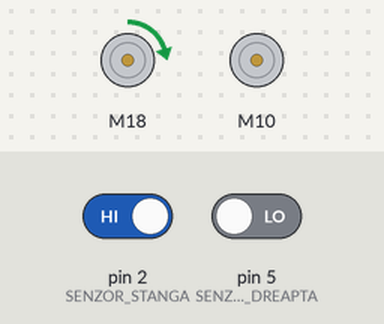
A sketch run on a simulated Arduino Uno, built with avr-gcc and run on an emulated ATmega328P. On the bench: 2 × DC motor (green arrow = forward, orange = backward, longer = faster). Inputs (shaded band) come from the test bench; at power-on: pin 2 (SENZOR_STANGA) HIGH, pin 5 (SENZOR_DREAPTA) LOW. What the sketch prints to the serial monitor is not drawn.

Above: at 2.0 s.
2.1 s: pin 2 (SENZOR_STANGA) driven LOW
At 3.5 s:
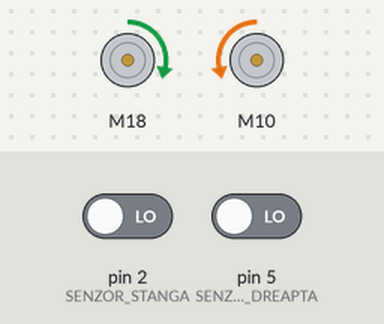
3.8 s: pin 5 (SENZOR_DREAPTA) driven HIGH
At 4.3 s:
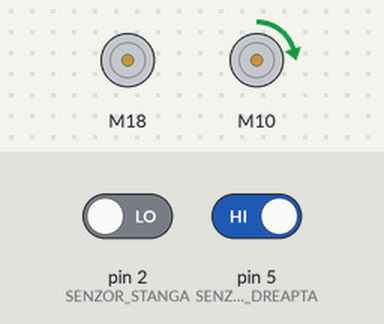
5.3 s: pin 2 (SENZOR_STANGA) driven HIGH
At 6.1 s:
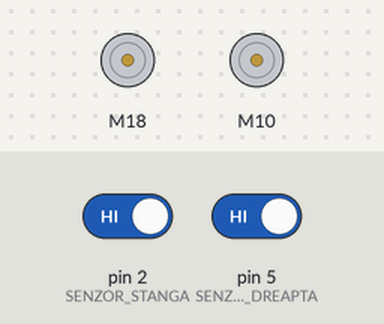
6.8 s: pin 5 (SENZOR_DREAPTA) driven LOW
At 7.8 s:
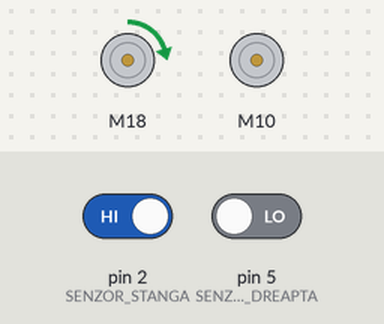
Timing chart, 0 to 9.3 s (numbered marks = the images above; inputs shaded):
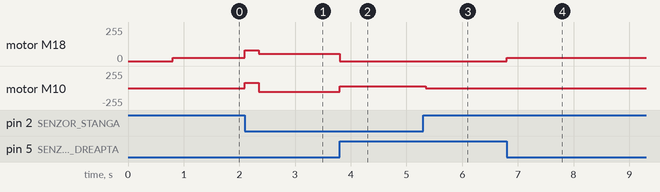

The sketch:

linefollower.ino
```cpp
#include <SparkFun_TB6612.h>

// Motor pins
#define AIN1 18
#define AIN2 19
#define PWMA 20

#define BIN1 10
#define BIN2 9
#define PWMB 8

#define STBY 30

constexpr int OFFSET_A = 1;
constexpr int OFFSET_B = 1;

Motor motorStg(AIN1, AIN2, PWMA, OFFSET_A, STBY);  // left motor
Motor motorDrp(BIN1, BIN2, PWMB, OFFSET_B, STBY);  // right motor

// Sensors
constexpr uint8_t SENZOR_STANGA = 2;
constexpr uint8_t SENZOR_DREAPTA = 5;

// Speeds (0–255)
constexpr int8_t V_CRUISE = 80;
constexpr int8_t V_SEARCH = 55;
constexpr int8_t V_TURN = 0;
constexpr int8_t V_CORRECT = 25;

unsigned long lastCorrection = millis();        // last correction time
constexpr unsigned long TIMEOUT_PIERDUT = 250;  // lost timeout in ms

void setup() {
  Serial.begin(115200);
  delay(800);  // boot stabilization

  pinMode(SENZOR_STANGA, INPUT);
  pinMode(SENZOR_DREAPTA, INPUT);

  Serial.println("Line follower ESP32-C3 started");
}

void loop() {
  bool L = digitalRead(SENZOR_STANGA);  // 1 = black line
  bool R = digitalRead(SENZOR_DREAPTA);

  int8_t vitezaStg, vitezaDrp;

  if (!L && !R) {  // 00 both white
    if (millis() - lastCorrection > TIMEOUT_PIERDUT) {
      // line lost, search
      vitezaStg = V_SEARCH;
      vitezaDrp = -V_SEARCH;
    } else {
      // go straight
      vitezaStg = V_CRUISE;
      vitezaDrp = V_CRUISE;
    }
  } else if (L && !R) {  // 10 line on left
    vitezaStg = V_CORRECT;
    vitezaDrp = V_TURN;
    lastCorrection = millis();  // update timer
  } else if (!L && R) {         // 01 line on right
    vitezaStg = V_TURN;
    vitezaDrp = V_CORRECT;
    lastCorrection = millis();  // update timer
  } else {                      // 11 both black
    vitezaStg = 0;              // short stop
    vitezaDrp = 0;
    delay(50);
  }

  motorStg.drive(vitezaStg);
  motorDrp.drive(vitezaDrp);

  // Debug only
  // static uint32_t t = 0;
  // if (millis() - t > 120) {
  //   Serial.printf("%d%d  %4d  %4d\n", L, R, vitezaStg, vitezaDrp);
  //   t = millis();
  // }
}
```

Measured:
- after the input at 2.1 s, motor M18: forward 25/255 → forward 80/255 at once, → forward 55/255 0.25 s later; motor M10: stopped → forward 80/255 at once, → backward 55/255 0.25 s later
- after the input at 3.8 s, motor M18: forward 55/255 → stopped at once; motor M10: backward 55/255 → forward 25/255 at once
- after the input at 5.3 s, motor M10: forward 25/255 → stopped after 0.05 s
- after the input at 6.8 s, motor M18: stopped → forward 25/255 at once
